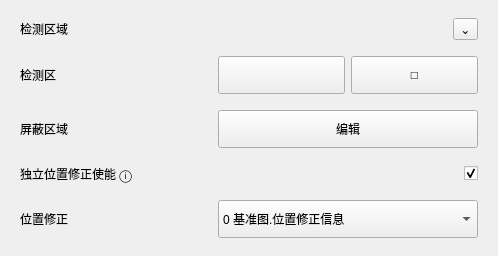
                  <widget class="QFrame" name="allDetectionAreaCard">
                   <property name="frameShape">
                    <enum>QFrame::NoFrame</enum>
                   </property>
                   <property name="panelRole" stdset="0">
                    <string>configCard</string>
                   </property>
                   <layout class="QVBoxLayout" name="verticalLayout_allDetectionArea">
                    <property name="spacing">
                     <number>16</number>
                    </property>
                    <property name="leftMargin">
                     <number>20</number>
                    </property>
                    <property name="topMargin">
                     <number>18</number>
                    </property>
                    <property name="rightMargin">
                     <number>20</number>
                    </property>
                    <property name="bottomMargin">
                     <number>18</number>
                    </property>
                    <item>
                     <layout class="QHBoxLayout" name="horizontalLayout_allDetectionAreaTitleLabel_header">
                      <item>
                       <widget class="QLabel" name="allDetectionAreaTitleLabel">
                        <property name="text">
                         <string>检测区域</string>
                        </property>
                        <property name="role" stdset="0">
                         <string>cardTitle</string>
                        </property>
                       </widget>
                      </item>
                      <item>
                       <spacer name="horizontalSpacer_allDetectionAreaTitleLabel_header">
                        <property name="orientation">
                         <enum>Qt::Horizontal</enum>
                        </property>
                        <property name="sizeHint" stdset="0">
                         <size>
                          <width>40</width>
                          <height>20</height>
                         </size>
                        </property>
                       </spacer>
                      </item>
                      <item>
                       <widget class="QToolButton" name="allDetectionCollapseButton">
                        <property name="text">
                         <string>⌄</string>
                        </property>
                        <property name="role" stdset="0">
                         <string>collapseCard</string>
                        </property>
                       </widget>
                      </item>
                     </layout>
                    </item>
                    <item>
                     <layout class="QHBoxLayout" name="horizontalLayout_allRegion">
                      <property name="spacing">
                       <number>8</number>
                      </property>
                      <property name="leftMargin">
                       <number>0</number>
                      </property>
                      <property name="topMargin">
                       <number>0</number>
                      </property>
                      <property name="rightMargin">
                       <number>0</number>
                      </property>
                      <property name="bottomMargin">
                       <number>0</number>
                      </property>
                      <item>
                       <widget class="QLabel" name="allRegionLabel">
                        <property name="minimumSize">
                         <size>
                          <width>150</width>
                          <height>0</height>
                         </size>
                        </property>
                        <property name="text">
                         <string>检测区</string>
                        </property>
                        <property name="role" stdset="0">
                         <string>rowField</string>
                        </property>
                       </widget>
                      </item>
                      <item>
                       <widget class="QFrame" name="allRegionButtonsFrame">
                        <property name="minimumSize">
                         <size>
                          <width>260</width>
                          <height>38</height>
                         </size>
                        </property>
                        <property name="maximumSize">
                         <size>
                          <width>260</width>
                          <height>38</height>
                         </size>
                        </property>
                        <property name="panelRole" stdset="0">
                         <string>optionGroup</string>
                        </property>
                        <layout class="QHBoxLayout" name="horizontalLayout_allRegionButtons">
                         <property name="spacing">
                          <number>6</number>
                         </property>
                         <property name="leftMargin">
                          <number>0</number>
                         </property>
                         <property name="topMargin">
                          <number>0</number>
                         </property>
                         <property name="rightMargin">
                          <number>0</number>
                         </property>
                         <property name="bottomMargin">
                          <number>0</number>
                         </property>
                         <item>
                          <widget class="QToolButton" name="allRegionDrawButton">
                           <property name="sizePolicy">
                            <sizepolicy hsizetype="Preferred" vsizetype="Fixed">
                             <horstretch>0</horstretch>
                             <verstretch>0</verstretch>
                            </sizepolicy>
                           </property>
                           <property name="minimumSize">
                            <size>
                             <width>0</width>
                             <height>38</height>
                            </size>
                           </property>
                           <property name="icon">
                            <iconset resource="../resources/resources.qrc">
                             <normaloff>:/icons/fit.svg</normaloff>:/icons/fit.svg</iconset>
                           </property>
                           <property name="iconSize">
                            <size>
                             <width>22</width>
                             <height>22</height>
                            </size>
                           </property>
                           <property name="checkable">
                            <bool>true</bool>
                           </property>
                           <property name="actionRole" stdset="0">
                            <string>toolbarIcon</string>
                           </property>
                          </widget>
                         </item>
                         <item>
                          <widget class="QToolButton" name="allRegionRectButton">
                           <property name="sizePolicy">
                            <sizepolicy hsizetype="Preferred" vsizetype="Fixed">
                             <horstretch>0</horstretch>
                             <verstretch>0</verstretch>
                            </sizepolicy>
                           </property>
                           <property name="minimumSize">
                            <size>
                             <width>0</width>
                             <height>38</height>
                            </size>
                           </property>
                           <property name="text">
                            <string>□</string>
                           </property>
                           <property name="checkable">
                            <bool>true</bool>
                           </property>
                           <property name="actionRole" stdset="0">
                            <string>toolbarIcon</string>
                           </property>
                          </widget>
                         </item>
                        </layout>
                       </widget>
                      </item>
                     </layout>
                    </item>
                    <item>
                     <layout class="QHBoxLayout" name="horizontalLayout_screenRegion">
                      <property name="spacing">
                       <number>8</number>
                      </property>
                      <property name="leftMargin">
                       <number>0</number>
                      </property>
                      <property name="topMargin">
                       <number>0</number>
                      </property>
                      <property name="rightMargin">
                       <number>0</number>
                      </property>
                      <property name="bottomMargin">
                       <number>0</number>
                      </property>
                      <item>
                       <widget class="QLabel" name="screenRegionLabel">
                        <property name="minimumSize">
                         <size>
                          <width>150</width>
                          <height>0</height>
                         </size>
                        </property>
                        <property name="text">
                         <string>屏蔽区域</string>
                        </property>
                        <property name="role" stdset="0">
                         <string>rowField</string>
                        </property>
                       </widget>
                      </item>
                      <item>
                       <spacer name="horizontalSpacer_horizontalLayout_screenRegion">
                        <property name="orientation">
                         <enum>Qt::Horizontal</enum>
                        </property>
                        <property name="sizeHint" stdset="0">
                         <size>
                          <width>40</width>
                          <height>20</height>
                         </size>
                        </property>
                       </spacer>
                      </item>
                      <item>
                       <widget class="QPushButton" name="screenRegionEditButton">
                        <property name="minimumSize">
                         <size>
                          <width>260</width>
                          <height>38</height>
                         </size>
                        </property>
                        <property name="text">
                         <string>编辑</string>
                        </property>
                        <property name="actionRole" stdset="0">
                         <string>gray</string>
                        </property>
                       </widget>
                      </item>
                     </layout>
                    </item>
                    <item>
                     <layout class="QHBoxLayout" name="horizontalLayout_allPositionEnable">
                      <property name="spacing">
                       <number>8</number>
                      </property>
                      <property name="leftMargin">
                       <number>0</number>
                      </property>
                      <property name="topMargin">
                       <number>0</number>
                      </property>
                      <property name="rightMargin">
                       <number>0</number>
                      </property>
                      <property name="bottomMargin">
                       <number>0</number>
                      </property>
                      <item>
                       <widget class="QLabel" name="allPositionEnableLabel">
                        <property name="minimumSize">
                         <size>
                          <width>260</width>
                          <height>0</height>
                         </size>
                        </property>
                        <property name="text">
                         <string>独立位置修正使能 ⓘ</string>
                        </property>
                        <property name="role" stdset="0">
                         <string>rowField</string>
                        </property>
                       </widget>
                      </item>
                      <item>
                       <spacer name="horizontalSpacer_horizontalLayout_allPositionEnable">
                        <property name="orientation">
                         <enum>Qt::Horizontal</enum>
                        </property>
                        <property name="sizeHint" stdset="0">
                         <size>
                          <width>40</width>
                          <height>20</height>
                         </size>
                        </property>
                       </spacer>
                      </item>
                      <item>
                       <widget class="QCheckBox" name="allPositionCorrectionSwitch">
                        <property name="text">
                         <string/>
                        </property>
                        <property name="checked">
                         <bool>true</bool>
                        </property>
                       </widget>
                      </item>
                     </layout>
                    </item>
                    <item>
                     <layout class="QHBoxLayout" name="horizontalLayout_allPositionSource">
                      <property name="spacing">
                       <number>8</number>
                      </property>
                      <property name="leftMargin">
                       <number>0</number>
                      </property>
                      <property name="topMargin">
                       <number>0</number>
                      </property>
                      <property name="rightMargin">
                       <number>0</number>
                      </property>
                      <property name="bottomMargin">
                       <number>0</number>
                      </property>
                      <item>
                       <widget class="QLabel" name="allPositionSourceLabel">
                        <property name="minimumSize">
                         <size>
                          <width>150</width>
                          <height>0</height>
                         </size>
                        </property>
                        <property name="text">
                         <string>位置修正</string>
                        </property>
                        <property name="role" stdset="0">
                         <string>rowField</string>
                        </property>
                       </widget>
                      </item>
                      <item>
                       <spacer name="horizontalSpacer_horizontalLayout_allPositionSource">
                        <property name="orientation">
                         <enum>Qt::Horizontal</enum>
                        </property>
                        <property name="sizeHint" stdset="0">
                         <size>
                          <width>40</width>
                          <height>20</height>
                         </size>
                        </property>
                       </spacer>
                      </item>
                      <item>
                       <widget class="QComboBox" name="allPositionCorrectionComboBox">
                        <property name="minimumSize">
                         <size>
                          <width>260</width>
                          <height>38</height>
                         </size>
                        </property>
                        <item>
                         <property name="text">
                          <string>0 基准图.位置修正信息</string>
                         </property>
                        </item>
                       </widget>
                      </item>
                     </layout>
                    </item>
                   </layout>
                  </widget>
